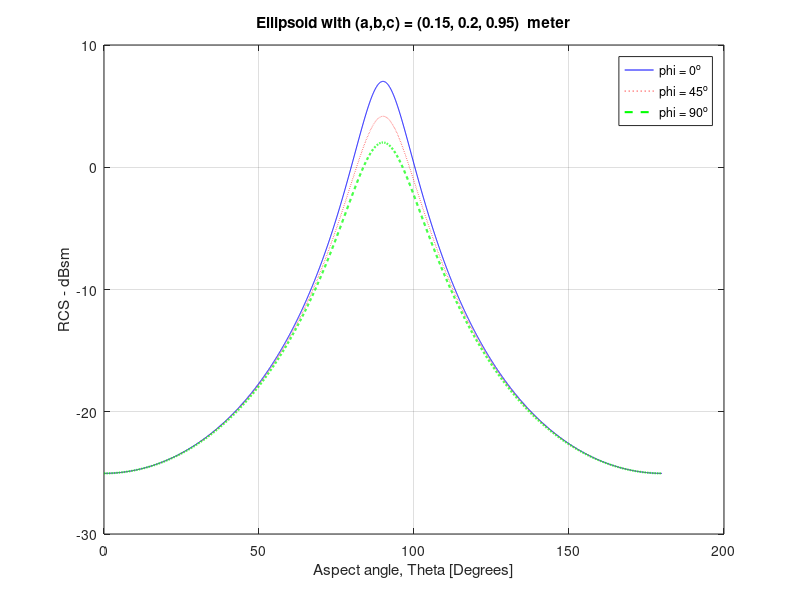

The MATLAB source for this figure:
% Use this program to reproduce Fig. 11.18a
%This program computes the back-scattered RCS for an ellipsoid.
% The angle phi is fixed to three values 0, 45, and 90 degrees
% The angle theta is varied from 0-180 deg.
% A plot of RCS versus theta is generated
% Last modified on July 16, 2003
clear all;

% ===   Input parameters   ===
a = .15;            % 15 cm
b = .20;            % 20 cm
c = .95 ;           % 95 cm
% ===   End of Input parameters   ===

as = num2str(a);
bs = num2str(b);
cs = num2str(c);
eps = 0.00001;
dtr = pi/180;
for q = 1:3
    if q == 1 
        phir = 0;       % the first value of the angle phi
    elseif q == 2
        phir = pi/4;    % the second value of the angle phi
    elseif q == 3
        phir = pi/2;    % the third value of the angle phi
    end   
    sin_phi_s = sin(phir)^2;
    cos_phi_s = cos(phir)^2;
    % Generate aspect angle vector
    theta = 0.:.05:180;
    thetar = theta * dtr;
    if(a ~= b & a ~= c)
        rcs(q,:) = (pi * a^2 * b^2 * c^2) ./ (a^2 * cos_phi_s .* (sin(thetar).^2) + ...
            b^2 * sin_phi_s .* (sin(thetar).^2) + ...
            c^2 .* (cos(thetar).^2)).^2 ;
    elseif(a == b & a ~= c)
        rcs(q,:) = (pi * b^4 * c^2) ./ ( b^2 .* (sin(thetar).^2) + ...
            c^2 .* (cos(thetar).^2)).^2 ;
    elseif (a == b & a ==c)
        rcs(q,:) = pi * c^2;
    end
end
rcs_db = 10.0 * log10(rcs);
figure (1);
plot(theta,rcs_db(1,:),'b',theta,rcs_db(2,:),'r:',theta,rcs_db(3,:),'g--','linewidth',1.5);
xlabel ('Aspect angle, Theta [Degrees]');
ylabel ('RCS - dBsm');
title (['Ellipsoid with (a,b,c) = (', [as],', ', [bs],', ', [cs], ')  meter'])
legend ('phi = 0^o','phi = 45^o','phi = 90^o')
grid;